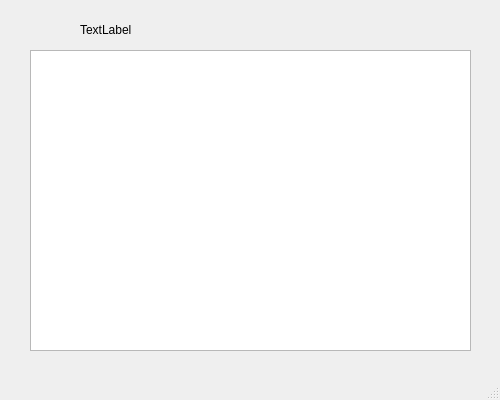
<?xml version="1.0" encoding="UTF-8"?>
<ui version="4.0">
 <class>ReportWindow</class>
 <widget class="QMainWindow" name="ReportWindow">
  <property name="geometry">
   <rect>
    <x>0</x>
    <y>0</y>
    <width>500</width>
    <height>400</height>
   </rect>
  </property>
  <property name="windowTitle">
   <string>MainWindow</string>
  </property>
  <widget class="QWidget" name="centralwidget">
   <widget class="QTableView" name="tableView">
    <property name="geometry">
     <rect>
      <x>30</x>
      <y>50</y>
      <width>441</width>
      <height>301</height>
     </rect>
    </property>
   </widget>
   <widget class="QLabel" name="label">
    <property name="geometry">
     <rect>
      <x>80</x>
      <y>20</y>
      <width>341</width>
      <height>20</height>
     </rect>
    </property>
    <property name="text">
     <string>TextLabel</string>
    </property>
   </widget>
  </widget>
  <widget class="QMenuBar" name="menubar">
   <property name="geometry">
    <rect>
     <x>0</x>
     <y>0</y>
     <width>500</width>
     <height>22</height>
    </rect>
   </property>
  </widget>
  <widget class="QStatusBar" name="statusbar"/>
 </widget>
 <resources/>
 <connections/>
</ui>
